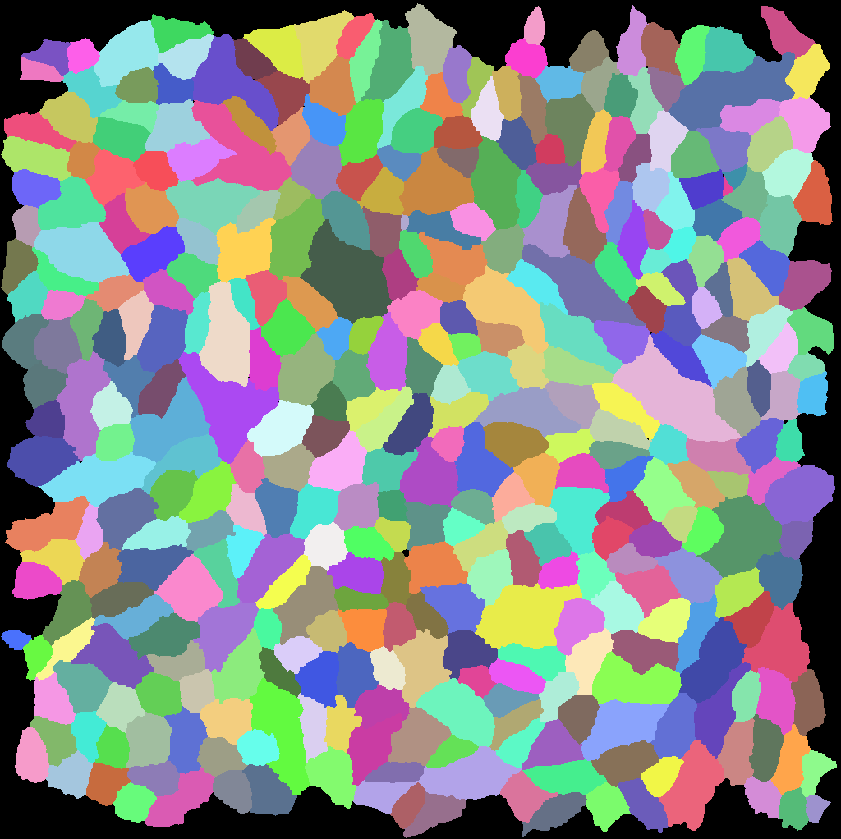
#> input picture fig3/v2/runs/optimise_labels_endo_r2/agent_folder/annotation.tif, 841 x 839 px, shrunk from 1024 x 1022 before the run
$ python test_annotation.py annotation.tif annotation.tif
#> lines starting #> are read from the running program, lines starting #| are printed output that depends on the picture; after the words box and inside, x2 and y2 are one past the last pixel; in counts of white or black regions, pixels touching at a corner belong together
"""python test_annotation.py <labels.tif> <annotation.tif>
Scores prediction vs manual annotation (only cells whose centroid lies in the annotated region)."""
import sys, numpy as np, tifffile as t
from scipy import ndimage as ndi
from skimage import measure, morphology
pr, gt = t.imread(sys.argv[1]), t.imread(sys.argv[2])
#> pr is the input picture: shape (839, 841) int32; 383 distinct labels, from 0 to 463
roi = ndi.binary_fill_holes(morphology.binary_closing(gt > 0, morphology.disk(25)))
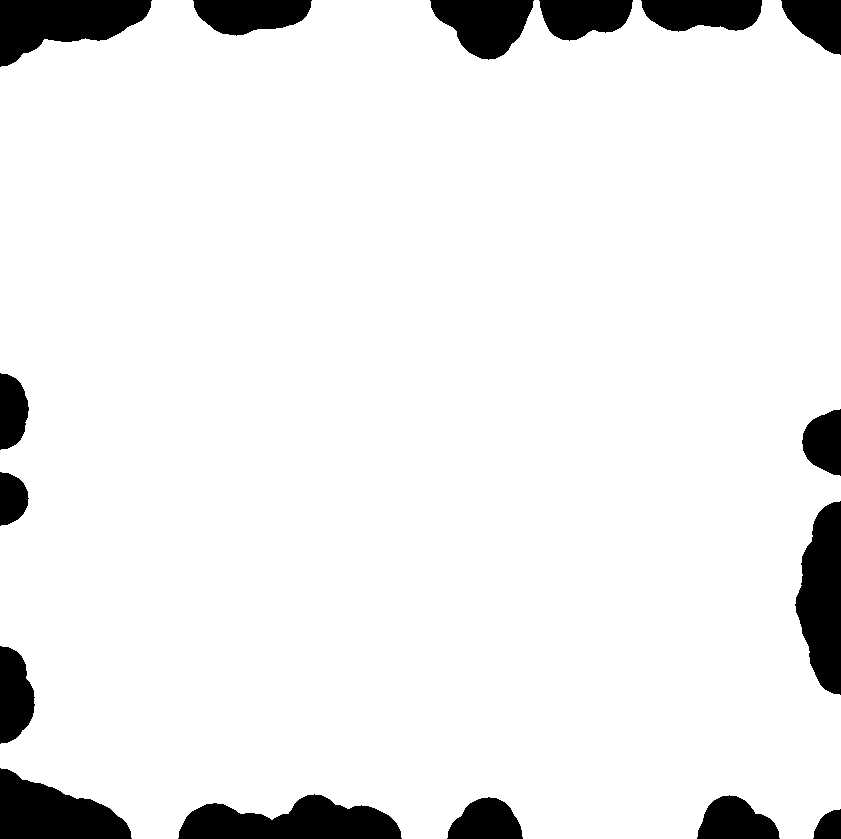
#> roi: shape (839, 841) bool; 92.4% white; 16 black regions, largest, box (x1, y1, x2, y2) and area: (178, 794, 402, 839) 6691, (795, 501, 841, 695) 6331, (0, 0, 152, 67) 6201
for r in measure.regionprops(pr):
    if not roi[tuple(int(c) for c in r.centroid)]: pr = np.where(pr == r.label, 0, pr)
m = (gt > 0) & (pr > 0)
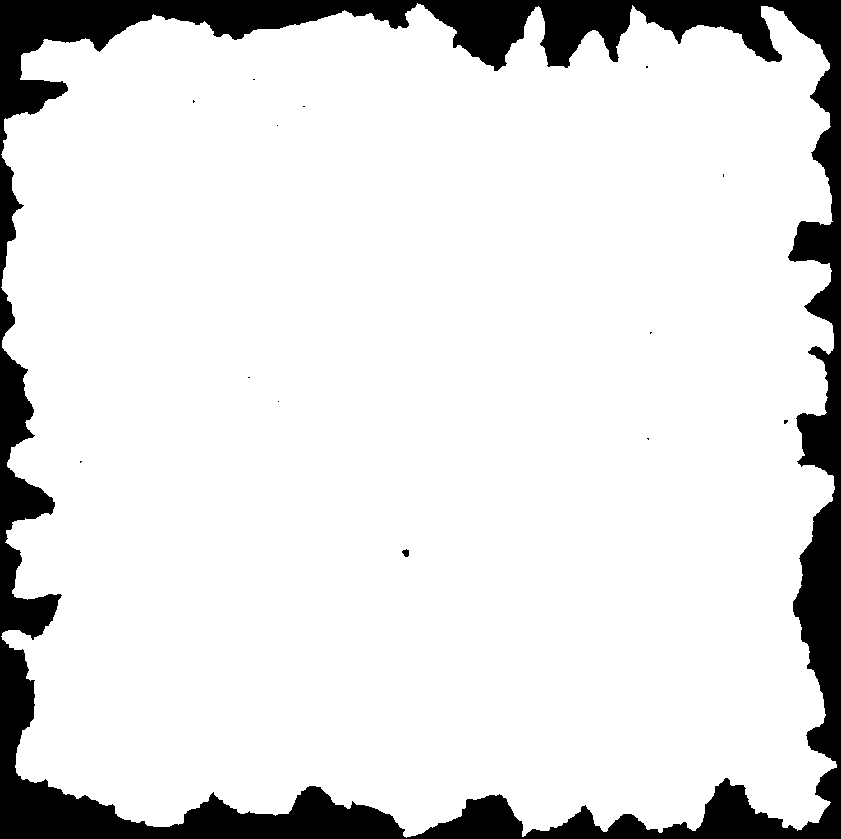
#> m: shape (839, 841) bool; 87.9% white; 14 black regions (12 under 20 px), largest, box (x1, y1, x2, y2) and area: (0, 0, 841, 839) 85647, (402, 549, 409, 557) 40
pairs, c = np.unique(np.stack([gt[m], pr[m]]), axis=1, return_counts=True)
#> c = 382 values, max 5808 at index 172, min 105 at index 108, mean 1622.7
ga = dict(zip(*np.unique(gt, return_counts=True))); pa = dict(zip(*np.unique(pr, return_counts=True)))
#> after `ga = dict(zip(*np.unique(gt, return_counts=True)))`: ga = 383 items
#> after `pa = dict(zip(*np.unique(pr, return_counts=True)))`: pa = 383 items
mt = [(g, p) for (g, p), i in zip(pairs.T, c) if i / (ga[g] + pa[p] - i) >= 0.5]
#> mt = 382 pairs, first value 22 to 463, second value 22 to 463
ng, npr, tp = len(ga) - 1, len(pa) - 1, len(mt)
#> ng = 382; npr = 382; tp = 382
G = {r.label: r for r in measure.regionprops(gt)}; P = {r.label: r for r in measure.regionprops(pr)}
#> after `G = {r.label: r for r in measure.regionprops(gt)}`: G = 382 items
#> after `P = {r.label: r for r in measure.regionprops(pr)}`: P = 382 items
f1 = 2 * tp / (ng + npr)
#> f1 = 1
cnt = npr / ng
#> cnt = 1
am = np.median([P[p].area for _, p in mt]) / np.median([G[g].area for g, _ in mt])
#> am = 1
ard = np.median([P[p].axis_major_length / P[p].axis_minor_length - G[g].axis_major_length / G[g].axis_minor_length for g, p in mt])
#> ard = 0
print(f"GT {ng} pred {npr} matched {tp}  F1@IoU0.5 {f1:.3f}  count ratio {cnt:.2f}  matched area ratio {am:.2f}  matched AR diff {ard:+.2f}")
#| GT 382 pred 382 matched 382  F1@IoU0.5 1.000  count ratio 1.00  matched area ratio 1.00  matched AR diff +0.00
ok = f1 >= 0.65 and 0.8 <= cnt <= 1.2 and 0.85 <= am <= 1.15 and abs(ard) <= 0.2
#> ok = True
print("PASS" if ok else "FAIL (F1<0.65, count off >20%, area bias >15%, or AR bias >0.2)")
#| PASS
